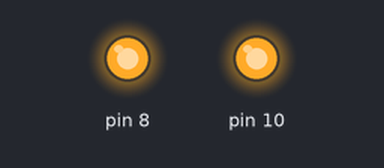
Bench run of a program on a simulated Arduino Uno, built with avr-gcc and run on an emulated ATmega328P. On the bench: output pins drawn as LEDs (lit = HIGH). What the program prints to the serial monitor is not drawn.

Above: at 0.1 s.
Timing chart, 0 to 1.6 s (numbered marks = the images above):
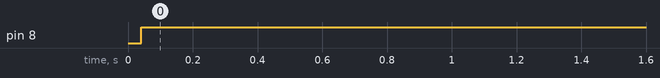

Measured:
- by itself, pin 8: LOW → HIGH at 0.04 s

The program:

main.cpp
```cpp
#include <Arduino.h>
#include "SPI.h"

/*
* Authors: Shaurya Kumar, Tommy Wong, Siqi Yuan
* Code: Uses accelerometer to detect if patient has stopped breathing for 10 seconds
*
*/


// globals
float curr = 0; //the current acceleration value
float prev = 0; //the previous acceleration value over the last second
int iterations = 0; //how many times we haven't seen sufficient change in acceleration

/// @brief sets up Accelerometer
void SetupAccel()
{
  //begin SPI protocol by writing pin 8 to low
  SPI.begin();
  pinMode(8,OUTPUT);
  digitalWrite(8,LOW);

  //reading at setup register, transfer parameters for 1Hz read, normal operation, all axis enabled
  SPI.transfer(0x20);
  uint8_t data = SPI.transfer(0b00010111);

  //stop transmission
  digitalWrite(8,HIGH);
}

/// @brief reads the low register of the Z axis of accelerometer (left justified)
/// @return data from low register
uint8_t ReadLowZ()
{
  //we want to read from Z low register
  digitalWrite(8, LOW);
  SPI.transfer(0x2C | (1<<7)); //read from Z Low
  uint8_t data = SPI.transfer(0b00000000);

  //stop transmission
  digitalWrite(8, HIGH);

  return data;
}

/// @brief reads the high register of the Z axis of accelerometer (left justified)
/// @return data from high register
uint8_t ReadHighZ()
{
  //we want to read from Z high register
  digitalWrite(8, LOW);
  SPI.transfer(0x2D | (1<<7)); //read Z High
  uint8_t data = SPI.transfer(0b00000000);

  //stop transmission
  digitalWrite(8, HIGH);

  return data;
}

/// @brief sets the onboard LED to an output and turns it off to start
void SetupLED()
{
  //set to an output
  DDRC |= (1<<7);

  //Start off
  PORTC &= ~(1<<7);
}

/// @brief sets the speaker to an output
void SetupSpeaker()
{
  //set speaker to output, C6
  DDRC |= (1<<6);
}

/// @brief sounds the alarm if breathing has stopped with both noise and light; press reset to exit loop
void Alarm()
{
  //creates high frequency sound rapidly, plus rapidly blinking light
  for (int i = 0; i < 2500; i++)
  {
    //light and sound on
    PORTC |= (1<<6) | (1<<7);
    delay(20);
    //light and sound off
    PORTC &= ~((1<<6) | (1<<7));
    delay(20);
  }
}

/// @brief takes an unsigned 10-bit integer and converts it to signed representation
/// @param toConvert the number to convert
/// @return the converted number
int16_t convert(int16_t toConvert)
{
  int16_t num = 0;
  if(toConvert > 512)
  {
    num = (512-toConvert);
  }
  else
  {
    num = toConvert;
  }
  return num;
}

/// @brief setup code that runs at startup
void setup() {
  //serial code for monitoring; not necessary to run program
  Serial.begin(9600);
  //Setup the speaker and LED
  SetupSpeaker();
  SetupLED();
  //Setup the accelerometer
  SetupAccel();
}

/// @brief code that continues to run until reset button pressed
void loop() {
  //read in the two 8-bit z values and combine them into one 16-bit integer
  uint8_t low_z = ReadLowZ();
  uint8_t high_z = ReadHighZ();
  int16_t z = (high_z << 2) | (low_z >> 6);

  //convert the binary integer into G's, easier to work with in code
  z = convert(z);
  curr = z*4/1000.0;

  //find the change from the previous conversion
  float change = curr - prev;
  prev = curr;
  Serial.println(change);

  //if not sufficient change start counting; else reset counter
  if (abs(change) < 0.015)
  {
    iterations += 1;
  }
  else
  {
    iterations = 0;
  }

  //if after 10 times there is not sufficient change in breathing GO CRAZY
  if(iterations >= 10)
  {
    Alarm();
  }

  //1 iteration = 1 second
  delay(1000);
}
```
